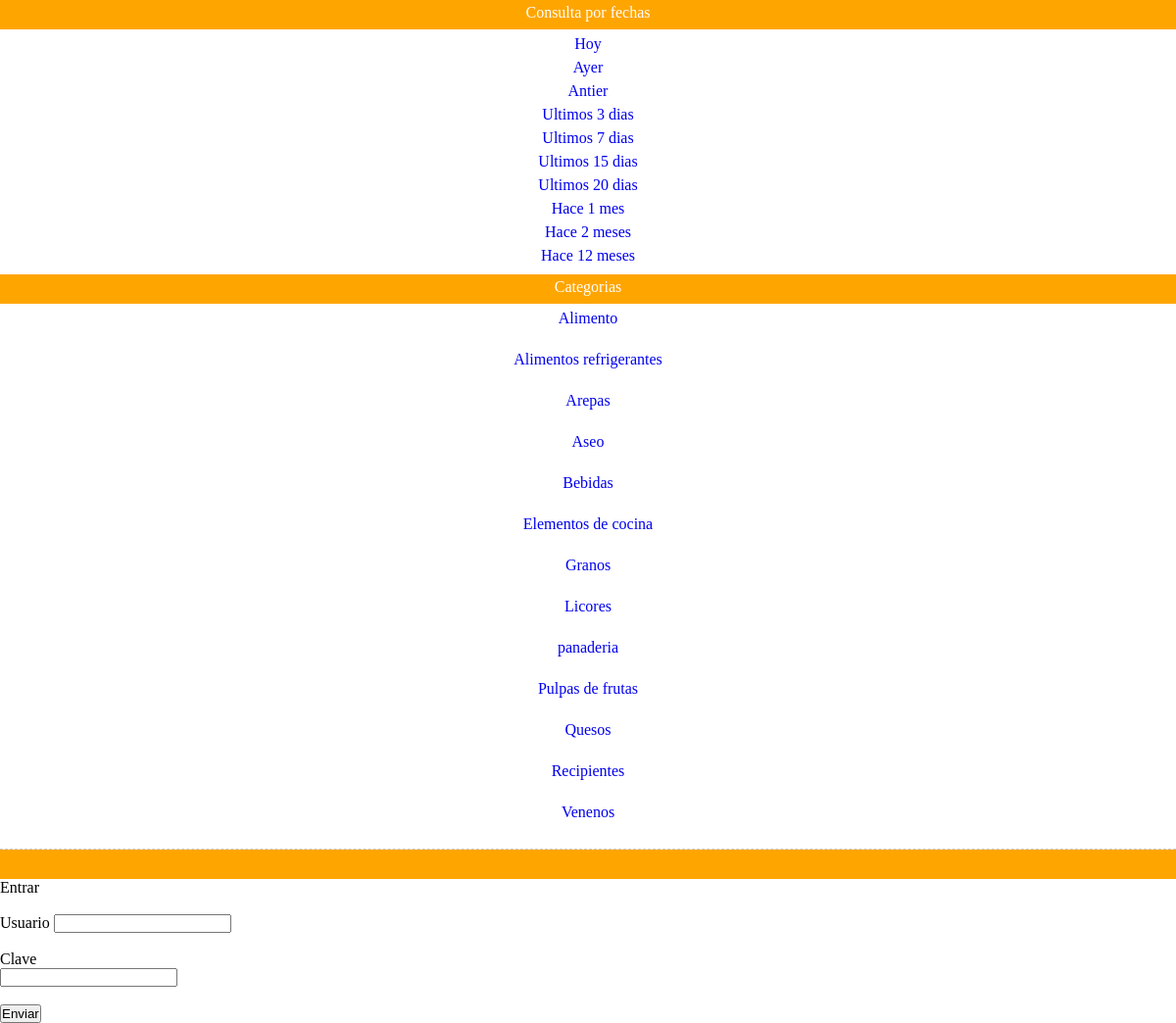
The app's page /resultados.php with its own data.
### tables this page shows
CREATE TABLE `categorias` (
  `id_categoria` int(11) NOT NULL,
  `nombrecategoria` varchar(255) NOT NULL
);

### include/consultascategorias.php (the view)
<?php
include'./bd/conexion.php';
class Consultascategorias
{
    public static function categorias()
    {
         global $conexion, $data;
        $con = " SELECT *
                 FROM categorias
                 ORDER BY nombrecategoria ASC
                 ";
         $query = $conexion->query($con);
        while($array = $query->fetch(PDO::FETCH_LAZY))
        {
            ?>
           <li>
     <?php echo " <a  href=".$_SERVER['PHP_SELF'].'?'.http_build_query($data).'&categoria='.$array->id_categoria . "> $array->nombrecategoria </a> "; ?>
           </li> <br>
       <?php
        }
    }
}
?>

### resultados.php (shortened to what this page needs)
<?php
include './include/consultasfechas.php';
include './include/consultascategorias.php';
?>
<!DOCTYPE html>
<html lang="en">
<head>
<link rel="stylesheet" href="./css/estilo.css">
</head>
<body>
 <div id="contenedorglobal" class="clearfix">
         <div id="contenedorizquierdo">
           <div id="contenedorrangofechas">
               <div id="tituloconsultafecha" >Consulta por fechas </div>
                  <ul id="menuconsultafechas" >
                     <li>
                    <?php  echo " <a href='?tiempo=hoy&vista=listaproductos '> Hoy </a>"; ?>
                    </li>
                    <li>
                            <?php  echo " <a href='?tiempo=ayer&vista=listaproductos '> Ayer </a>"; ?>
                    </li>
                     <li>
                      <?php  echo " <a href='?tiempo=antier&vista=listaproductos '> Antier </a>"; ?>
                    </li>
                     <li>
                      <?php  echo " <a href='?tiempo=ultimostresdias&vista=listaproductos '> Ultimos 3 dias </a>"; ?>
                    </li>
                    <li>
                      <?php  echo " <a href='?tiempo=ultimossietedias&vista=listaproductos '> Ultimos 7 dias </a>"; ?>
                    </li>
                     <li>
                      <?php  echo " <a href='?tiempo=ultimosquincedias&vista=listaproductos '> Ultimos 15 dias </a>"; ?>
                    </li>
                     <li>
                     <?php  echo " <a href='?tiempo=ultimosveintedias&vista=listaproductos '> Ultimos 20 dias </a>"; ?>
                    </li>
                      <li>
                     <?php  echo " <a href='?tiempo=haceunmes&vista=listaproductos '> Hace 1 mes </a>"; ?>
                    </li>
                     <li>
                         <?php  echo " <a href='?tiempo=hacedosmeses&vista=listaproductos '> Hace 2 meses </a>"; ?>
                    </li>
                     <li>
                       <?php  echo " <a href='?tiempo=hacedocemeses&vista=listaproductos '> Hace 12 meses </a>"; ?>
                    </li>
                </ul>
          </div>
          <div id="contenedorcategorias">
              <div id="titulocategoria">Categorias</div>
                  <ul id="menucategorias">
                    <?php
               $data = array(
               'tiempo'  => @$_GET['tiempo'],
               'vista' =>@$_GET['vista']
                );
                      consultascategorias::categorias($data);
                    ?>
                  </ul>
          </div>
         </div>
         <div id="contenedorderecho">
               <div id="titulocomprashechas"> </div>
         </div>
 </div>
		<div id="formulariologin">
				<form action="./php/login.php" method="post">
			  <span>Entrar</span>
			  <br />
			  <br />
			  <label for="nombre">Usuario</label>
			  <input type="text" name="nombre" />
  			  <br />
  			  <br />
  			  <label for="clave">Clave</label>
  			  <br />
			  <input type="password" name="clave"/>
			  <br />
			  <br />
			  <input type="submit" name="btnenviar" value="Enviar" />
			</form>
			</div>
</body>
</html>

### css/estilo.css (style rules this page uses)
* { margin:0px; padding:0px; }
#contenedorrangofechas { width:auto; height:auto; padding-bottom: 10px; }
#contenedorcategorias { width:auto; height:auto; border-bottom:1px solid #ccc; border-bottom-style: dashed; padding-bottom: 10px; }
#menuconsultafechas li { list-style-type: none; text-align: center; margin-top: 6px; }
#menuconsultafechas a { text-decoration: none; }
#tituloconsultafecha { width:auto; height:30px; background-color: orange; text-align: center; line-height: 7mm; color:white; }
#titulocategoria { width:auto; height:30px; background-color: orange; text-align: center; line-height: 7mm; color:white; }
#menucategorias li { list-style-type: none; text-align: center; margin-top: 6px; }
#menucategorias a { text-decoration: none; }
#titulocomprashechas { width:auto; height:30px; background-color: orange; text-align: center; line-height: 7mm; color:white; background-image: url("../logodos.png"); background-repeat: no-repeat; background-size: 50px 300px; }

### records on screen
categorias: nombrecategoria "Alimento"
categorias: nombrecategoria "Alimentos refrigerantes"
categorias: nombrecategoria "Arepas"
categorias: nombrecategoria "Aseo"
categorias: nombrecategoria "Bebidas"
categorias: nombrecategoria "Elementos de cocina"
categorias: nombrecategoria "Granos"
categorias: nombrecategoria "Licores"
categorias: nombrecategoria "panaderia"
categorias: nombrecategoria "Pulpas de frutas"
categorias: nombrecategoria "Quesos"
categorias: nombrecategoria "Recipientes"
categorias: nombrecategoria "Venenos"
